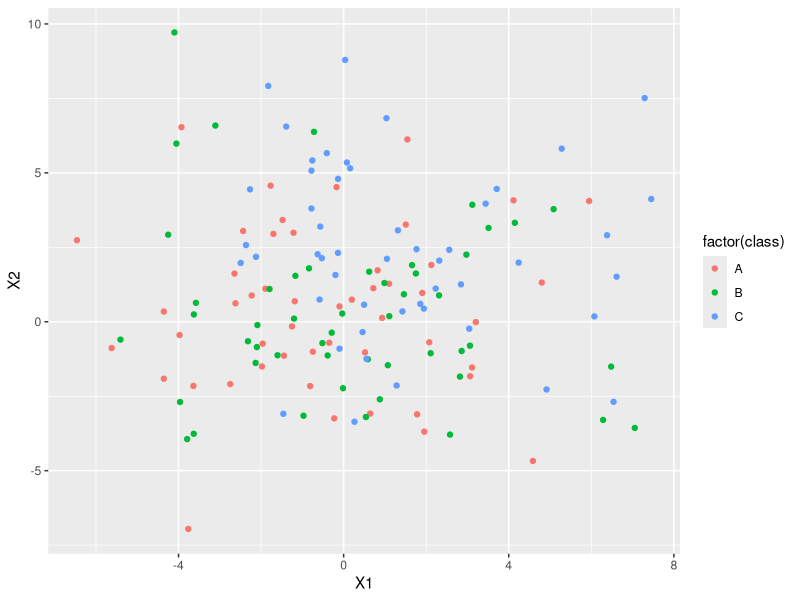
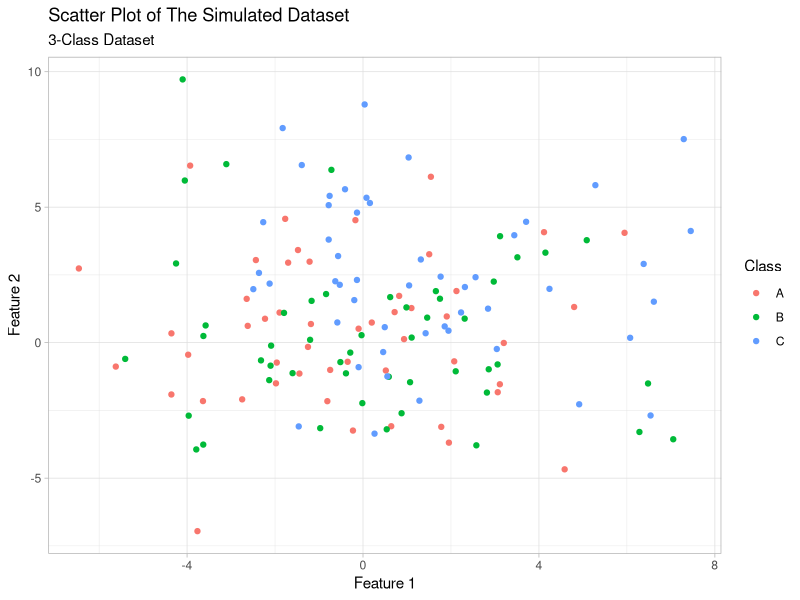

Write the R code that produced these figures, in order. (Note: this script raises an error after producing the figures.)
require(tidyverse)
library(ggplot2)
library(e1071)
set.seed(123)

SimData <- data.frame(replicate(2, rnorm(50, mean = rnorm(1, mean = 0),  sd = 3))) %>%
  rbind(data.frame(replicate(2, rnorm(50, mean = rnorm(1, mean = 1), sd = 3)))) %>%
  rbind(data.frame(replicate(2, rnorm(50, mean = rnorm(1, mean = 2), sd = 3)))) %>%
  as.tibble %>%
  mutate(id = row_number(),
         class = ifelse(id <= 50, 'A',
                        ifelse(id <= 100, 'B',
                               'C'))) %>%
select(-id)

SP<-ggplot(SimData, aes(x = X1, y = X2)) +
geom_point(aes(color = factor(class)))
SP
SP +
  theme_light() +
  labs(
    x = "Feature 1",
    y = "Feature 2",
    color = "Class",
    title = "Scatter Plot of The Simulated Dataset",
    subtitle = "3-Class Dataset"
  )
SimData$class=factor(SimData$class)
train.index=createDataPartition(SimData$class,p=0.5,list=FALSE)
train=SimData[train.index,]
test=SimData[-train.index,]
Class.test = SimData$class[-train.index]

# SVM with Linear Kernel

svm<-svm(class ~ ., data = SimData,kernel="linear",ranges = list(gamma = 2^(-1:1), cost = 2^(2:4)),
         tunecontrol = tune.control(sampling = "cross"),cross=5)
svm
pred=predict(svm,test,type="class")
table(Predicted=pred,Actual=Class.test)
mean(pred==Class.test)*100
plot(svm,SimData)

# SVM with Polynomial Kernel

svm<-svm(class ~ ., data = SimData,kernel="polynomial",ranges = list(gamma = 2^(-1:1), cost = 2^(2:4)),
         tunecontrol = tune.control(sampling = "cross"),cross=5)
svm
pred=predict(svm,test,type="class")
table(Predicted=pred,Actual=Class.test)
mean(pred==Class.test)*100
plot(svm,SimData)

# SVM with Radial Kernel

svm<-svm(class ~ ., data = SimData,kernel="radial",ranges = list(gamma = 2^(-1:1), cost = 2^(2:4)),
         tunecontrol = tune.control(sampling = "cross"),cross=5)
svm
pred=predict(svm,test,type="class")
table(Predicted=pred,Actual=Class.test)
mean(pred==Class.test)*100
plot(svm,SimData)

